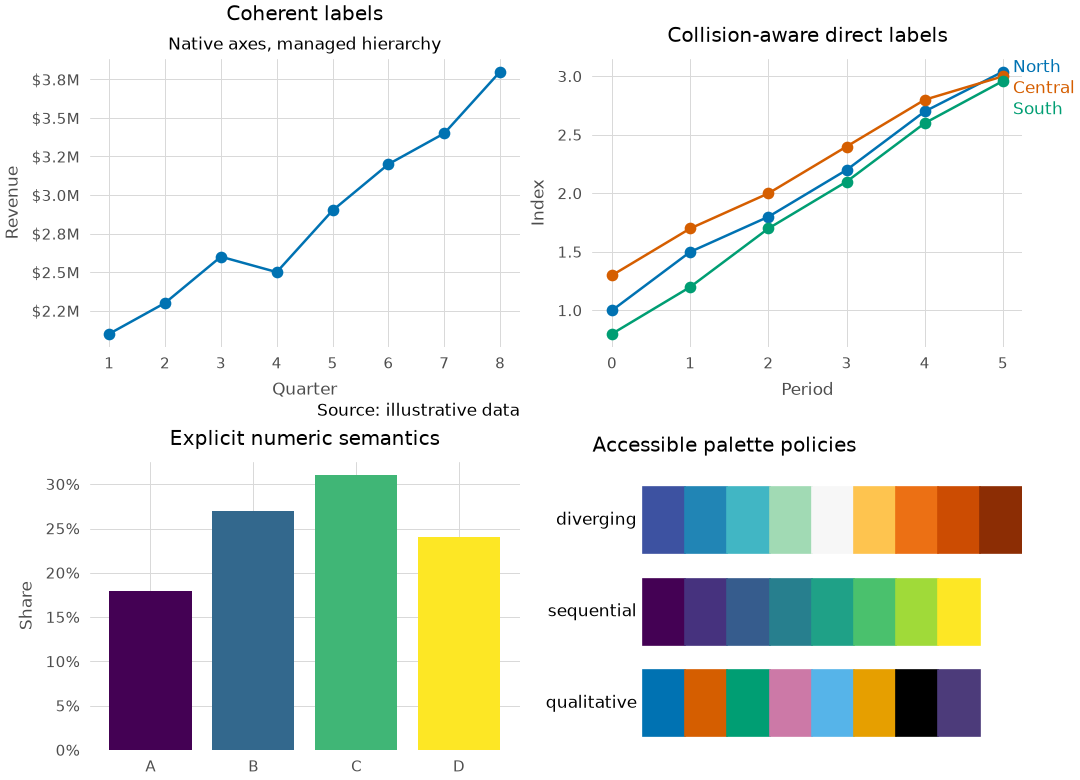

Recreate this plot in Python.
"""Generate the checked-source v0.4 publication-finishing gallery."""

from __future__ import annotations

import argparse
from pathlib import Path

import matplotlib

matplotlib.use("Agg")
import matplotlib.pyplot as plt
import numpy as np
from matplotlib.figure import Figure
from matplotlib.patches import Rectangle

import ggstyle as gs


def finishing_figure() -> Figure:
    """Build labels, direct labels, numeric formats, and palette examples."""
    with gs.theme(gs.theme_spec("minimal", base_size=10)):
        figure, axes = plt.subplots(
            2,
            2,
            figsize=(9, 6.5),
            dpi=120,
            layout="constrained",
        )

    periods = np.arange(1, 9)
    revenue = np.array([2.1, 2.3, 2.6, 2.5, 2.9, 3.2, 3.4, 3.8]) * 1_000_000
    axes[0, 0].plot(periods, revenue, marker="o")
    gs.finish(
        axes[0, 0],
        title="Coherent labels",
        subtitle="Native axes, managed hierarchy",
        caption="Source: illustrative data",
        x=gs.axis(title="Quarter"),
        y=gs.axis(
            title="Revenue",
            labels=gs.label_currency("$", scale=1_000_000, decimals=1, suffix="M"),
        ),
    )

    direct = axes[0, 1]
    series = (
        ("North", [1.0, 1.5, 1.8, 2.2, 2.7, 3.04]),
        ("Central", [1.3, 1.7, 2.0, 2.4, 2.8, 3.00]),
        ("South", [0.8, 1.2, 1.7, 2.1, 2.6, 2.96]),
    )
    for label, values in series:
        direct.plot(np.arange(6), values, marker="o", label=label)
    gs.finish(
        direct,
        title="Collision-aware direct labels",
        direct_labels=gs.end_labels(),
        x=gs.axis(title="Period"),
        y=gs.axis(title="Index"),
    )

    share = axes[1, 0]
    categories = ["A", "B", "C", "D"]
    values = np.array([0.18, 0.27, 0.31, 0.24])
    share.bar(categories, values, color=gs.palette("sequential", n=4).colors)
    gs.finish(
        share,
        title="Explicit numeric semantics",
        y=gs.axis(title="Share", labels=gs.label_percent(decimals=0)),
    )

    palette_axis = axes[1, 1]
    selected = (
        gs.palette("qualitative"),
        gs.palette("sequential", n=8),
        gs.palette("diverging", n=9),
    )
    for row, palette in enumerate(selected):
        for column, color in enumerate(palette.colors):
            palette_axis.add_patch(Rectangle((column, row), 1, 0.72, color=color))
        palette_axis.text(-0.15, row + 0.36, palette.name, ha="right", va="center")
    palette_axis.set_xlim(-1.2, 9)
    palette_axis.set_ylim(-0.15, 3)
    palette_axis.set_title("Accessible palette policies", loc="left")
    palette_axis.axis("off")
    return figure


def theme_figure() -> Figure:
    """Build a compact comparison of every packaged theme."""
    figure = plt.figure(figsize=(9, 7), dpi=120, facecolor="white", layout="constrained")
    x = np.arange(4)
    for index, name in enumerate(gs.available_themes(), start=1):
        with gs.theme(name):
            ax = figure.add_subplot(3, 3, index)
            ax.plot(x, [0.8, 2.2, 1.5, 2.7], marker="o")
            ax.plot(x, [2.4, 1.7, 2.6, 1.1], marker="s")
            ax.set_title(name)
            ax.set_xlim(-0.2, 3.2)
            ax.set_ylim(0.5, 3.0)
            ax.set_xticks([0, 1, 2, 3])
            ax.set_yticks([1, 2, 3])
    return figure


def render(output_directory: Path) -> tuple[Path, Path]:
    """Render every gallery figure into an existing output directory."""
    destinations = (
        output_directory / "finishing_gallery.png",
        output_directory / "theme_gallery.png",
    )
    for builder, destination, size in (
        (finishing_figure, destinations[0], (9.0, 6.5)),
        (theme_figure, destinations[1], (9.0, 7.0)),
    ):
        figure = builder()
        try:
            gs.save(
                figure,
                destination,
                width=size[0],
                height=size[1],
                dpi=120,
                bbox="standard",
                metadata={"Creator": "ggstyle v0.4 gallery"},
                overwrite=True,
            )
        finally:
            plt.close(figure)
    return destinations


def main() -> None:
    """Render gallery images beside this script or into an explicit directory."""
    parser = argparse.ArgumentParser(description=__doc__)
    parser.add_argument("--output-dir", type=Path, default=Path(__file__).parent)
    arguments = parser.parse_args()
    for destination in render(arguments.output_dir):
        print(destination)


if __name__ == "__main__":
    main()
